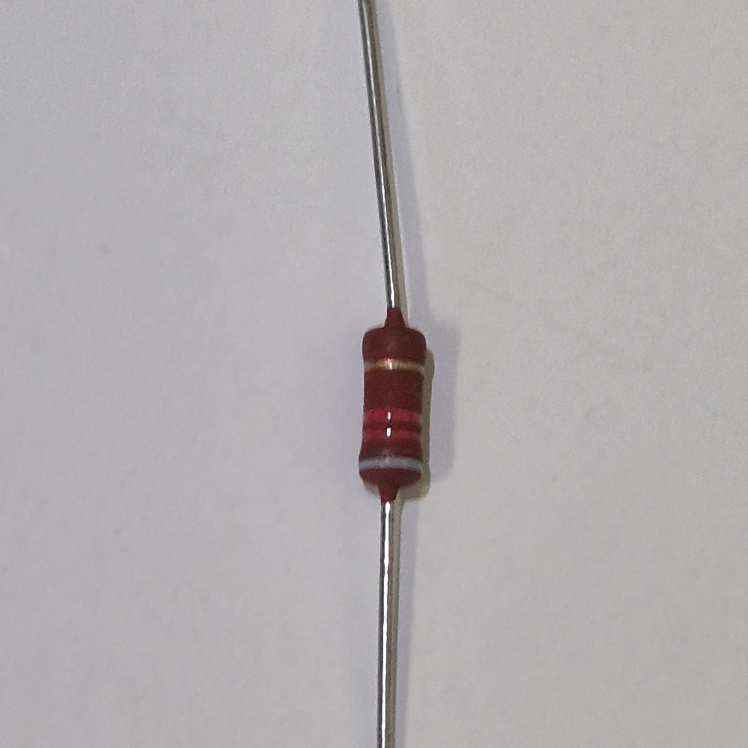
#> input picture resistance/r5/20251020_093432.jpg, 2992 x 2992 px (shown at 1/4 size)
$ python main4.py
#> lines starting #> are read from the running program, lines starting #| are printed output that depends on the picture; after the words box and inside, x2 and y2 are one past the last pixel; in counts of white or black regions, pixels touching at a corner belong together
### resistor_calculator/main.py
from math import log10, floor

# IEC 60062 color code: digits, multipliers, tolerances
DIGIT = {
    "black": 0, "brown": 1, "red": 2, "orange": 3, "yellow": 4,
    "green": 5, "blue": 6, "violet": 7, "grey": 8, "white": 9
}

MULTIPLIER = {
    "silver": 1e-2, "gold": 1e-1,
    "black": 1, "brown": 1e1, "red": 1e2, "orange": 1e3, "yellow": 1e4,
    "green": 1e5, "blue": 1e6, "violet": 1e7, "grey": 1e8, "white": 1e9
}

TOLERANCE = {
    # none means 20%
    "silver": 10.0, "gold": 5.0, "brown": 1.0, "red": 2.0, "green": 0.5,
    "blue": 0.25, "violet": 0.1, "grey": 0.05, "none": 20.0
}

# Preferred numbers (IEC 60063)
E6  = [1.0, 1.5, 2.2, 3.3, 4.7, 6.8]
E12 = [1.0, 1.2, 1.5, 1.8, 2.2, 2.7, 3.3, 3.9, 4.7, 5.6, 6.8, 8.2]
E24 = [1.0, 1.1, 1.2, 1.3, 1.5, 1.6, 1.8, 2.0, 2.2, 2.4, 2.7, 3.0,
       3.3, 3.6, 3.9, 4.3, 4.7, 5.1, 5.6, 6.2, 6.8, 7.5, 8.2, 9.1]
# E96 list (mantissas in 1–10 decade) from IEC 60063
E96 = [1.00,1.02,1.05,1.07,1.10,1.13,1.15,1.18,1.21,1.24,1.27,1.30,
       1.33,1.37,1.40,1.43,1.47,1.50,1.54,1.58,1.62,1.65,1.69,1.74,
       1.78,1.82,1.87,1.91,1.96,2.00,2.05,2.10,2.15,2.21,2.26,2.32,
       2.37,2.43,2.49,2.55,2.61,2.67,2.74,2.80,2.87,2.94,3.01,3.09,
       3.16,3.24,3.32,3.40,3.48,3.57,3.65,3.74,3.83,3.92,4.02,4.12,
       4.22,4.32,4.42,4.53,4.64,4.75,4.87,4.99,5.11,5.23,5.36,5.49,
       5.62,5.76,5.90,6.04,6.19,6.34,6.49,6.65,6.81,6.98,7.15,7.32,
       7.50,7.68,7.87,8.06,8.25,8.45,8.66,8.87,9.09,9.31,9.53,9.76]

def pick_series_by_tolerance(tol_pct):
    # Typical mapping: E6≈20%, E12≈10%, E24≈5%, E48≈2%, E96≈1%
    if tol_pct is None or tol_pct >= 20.0:
        return "E6", E6
    if tol_pct >= 10.0:
        return "E12", E12
    if tol_pct >= 5.0:
        return "E24", E24
    if tol_pct >= 2.0:
        # Use E48/E96 group; approximate with E96 for PoC
        return "E96", E96
    # <= 1% (1%, 0.5%, 0.25%, 0.1%) -> use E96 as practical default
    return "E96", E96

def normalize_mantissa(value_ohms):
    if value_ohms <= 0:
        return None, None
    decade = floor(log10(value_ohms))
    mant = value_ohms / (10 ** decade)
    # Shift to [1,10)
    if mant < 1:
        mant *= 10
        decade -= 1
    elif mant >= 10:
        mant /= 10
        decade += 1
    return mant, decade

def is_standard_value(value_ohms, series_values):
    mant, _ = normalize_mantissa(value_ohms)
    if mant is None:
        return False
    # Compare within tight epsilon to avoid FP artifacts
    for v in series_values:
        if abs(mant - v) <= 1e-6:
            return True
    return False

def parse_resistor_bands(bands):
    b = [c.strip().lower() for c in bands]
    n = len(b)
    # Determine digits, multiplier, tolerance for 3–6 bands
    if n == 3:
        d1, d2, mul = b[0:3]
        sig = [DIGIT.get(d1), DIGIT.get(d2)]
        tol = 20.0
        m = MULTIPLIER.get(mul)
    elif n == 4:
        d1, d2, mul, tol_c = b[0:4]
        sig = [DIGIT.get(d1), DIGIT.get(d2)]
        m = MULTIPLIER.get(mul)
        tol = TOLERANCE.get(tol_c, None)
    elif n == 5:
        d1, d2, d3, mul, tol_c = b[0:5]
        sig = [DIGIT.get(d1), DIGIT.get(d2), DIGIT.get(d3)]
        m = MULTIPLIER.get(mul)
        tol = TOLERANCE.get(tol_c, None)
    elif n == 6:
        # Ignore 6th band (TCR) for value computation
        d1, d2, d3, mul, tol_c, _tcr = b[0:6]
        sig = [DIGIT.get(d1), DIGIT.get(d2), DIGIT.get(d3)]
        m = MULTIPLIER.get(mul)
        tol = TOLERANCE.get(tol_c, None)
    else:
        raise ValueError("Support only 3 to 6 bands")

    if any(v is None for v in sig) or m is None:
        raise ValueError("Invalid color sequence for digits/multiplier")

    # Build numeric from significant digits
    val = 0
    for d in sig:
        val = val * 10 + d
    ohms = val * m
    return ohms, tol

def decode_resistor(bands):
    """
    Try forward orientation; verify 'standard' against E-series
    implied by tolerance; if not standard, reverse and retry.
    """
    tried = []
    for orientation, seq in [("forward", bands), ("reversed", list(reversed(bands)))]:
        try:
            ohms, tol = parse_resistor_bands(seq)
            series_name, series_vals = pick_series_by_tolerance(tol)
            standard = is_standard_value(ohms, series_vals)
            tried.append({
                "orientation": orientation,
                "ohms": ohms,
                "tolerance_pct": tol,
                "series": series_name,
                "is_standard": standard,
                "bands": seq
            })
            # Return immediately if standard found
            if standard:
                return tried[-1], tried
        except Exception:
            tried.append({
                "orientation": orientation,
                "error": True,
                "bands": seq
            })
            continue
    # If neither orientation produced a standard value, return best forward result
    # or an error if both failed
    for r in tried:
        if not r.get("error"):
            return r, tried
    return {"error": True, "reason": "Could not parse in either orientation"}, tried

# --- Examples ---
# [12 lines that do not run on import are left out]

### main4.py
import cv2
import numpy as np
import os
import math

# --- IMPORT CALCULATEUR ---
try:
    from resistor_calculator.main import decode_resistor
except ImportError:
    decode_resistor = None

# --- CONFIG ---
CROP_MARGIN_PERCENT = 0.02
DEBUG_MODE = True

# --- CALIBRAGE LAB (Spécial Corps Rouge - Sans Silver) ---
REF_COLORS_LAB = {
    "black":  (20, 128, 128),
    "white":  (240, 128, 128),

    # Gris : On cible un gris moyen/clair.
    # Tout ce qui brillait comme "Silver" tombera ici ou dans White.
    "grey":   (130, 128, 128),

    "brown":  (50, 138, 135),
    "red":    (100, 170, 150),
    "orange": (140, 160, 170),
    "yellow": (210, 130, 190),
    "gold":   (140, 135, 160),
    "green":  (80, 100, 135),
    "blue":   (50, 130, 80),
    "violet": (70, 155, 90),
}

def ensure_dir(p):
    if p and not os.path.exists(p): os.makedirs(p)

def remove_glare(img):
    hsv = cv2.cvtColor(img, cv2.COLOR_BGR2HSV)
    _, s, v = cv2.split(hsv)
    mask_glare = cv2.inRange(hsv, (0, 0, 230), (180, 20, 255))
    mask_glare = cv2.dilate(mask_glare, np.ones((3,3), np.uint8), iterations=1)
    return cv2.inpaint(img, mask_glare, 2, cv2.INPAINT_TELEA)

def get_closest_color(mean_lab):
    l, a, b = mean_lab
    # Chroma = Saturation (distance du centre gris 128,128)
    chroma = math.sqrt((a - 128)**2 + (b - 128)**2)

    # --- 1. GESTION DES NEUTRES (NOIR/GRIS/BLANC) ---
    # Si la couleur est très faible (chroma < 10), c'est un neutre.
    if chroma < 10:
        if l < 40: return "black"
        if l > 210: return "white"
        # Tout ce qui est entre les deux est gris (y compris ce qui était silver)
        return "grey"

    # --- 2. DISTANCE PONDÉRÉE ---
    min_dist = float('inf')
    best_name = "unknown"

    for name, (rl, ra, rb) in REF_COLORS_LAB.items():
        if name in ['black', 'white', 'grey']: continue

        # Poids : On privilégie la teinte (a,b)
        dist = math.sqrt(0.8*(l - rl)**2 + 2.0*(a - ra)**2 + 2.0*(b - rb)**2)

        if dist < min_dist:
            min_dist = dist
            best_name = name

    # --- 3. CORRECTIFS ---

    # FIX MARRON (Teinte Rougeâtre)
    if best_name == "brown":
        # Si c'est "Marron" mais plus jaune que rouge -> OR
        if b > a: return "gold"
        # Si c'est "Marron" mais très lumineux -> OR
        if l > 75: return "gold"
        # Si c'est "Marron" mais très saturé en rouge -> ROUGE
        if a > 155: return "red"

    # FIX OR
    if best_name == "yellow" and l < 160: return "gold"

    # FIX VIOLET/BLEU
    if best_name == "violet" and a < 140: return "blue"
    if best_name == "blue" and a > 145: return "violet"

    return best_name

def scan_resistor_bands(roi_img, out_dir=None):
    h, w = roi_img.shape[:2]

    clean = remove_glare(roi_img)
    if out_dir:
        cv2.imwrite(os.path.join(out_dir, "05b_glare_removed.png"), clean)

    smooth = cv2.bilateralFilter(clean, 5, 50, 50)
    if out_dir:
        cv2.imwrite(os.path.join(out_dir, "10_clean_smooth.png"), smooth)

    lab = cv2.cvtColor(smooth, cv2.COLOR_BGR2LAB)
    l, a, b = cv2.split(lab)

    bg_l, bg_a, bg_b = np.median(l), np.median(a), np.median(b)

    y_start, y_end = int(h * 0.2), int(h * 0.8)
    diff_signal = []

    for x in range(w):
        col_l = np.mean(l[y_start:y_end, x])
        col_a = np.mean(a[y_start:y_end, x])
        col_b = np.mean(b[y_start:y_end, x])
        d = math.sqrt(0.6*(col_l-bg_l)**2 + 1.8*(col_a-bg_a)**2 + 1.8*(col_b-bg_b)**2)
        diff_signal.append(d)

    diff_signal = np.array(diff_signal)
    if np.max(diff_signal) > 0: diff_signal /= np.max(diff_signal)

    # Seuil
    mask_bands = (diff_signal > 0.22).astype(np.uint8)
    kernel = np.ones((1, max(3, int(w * 0.02))), np.uint8)
    mask_bands = cv2.morphologyEx(mask_bands.reshape(1, -1), cv2.MORPH_CLOSE, kernel).flatten()

    bands_found = []
    in_band = False
    start_x = 0
    margin = int(w * 0.10)

    for x in range(margin, w - margin):
        val = mask_bands[x]
        if val == 1 and not in_band:
            in_band, start_x = True, x
        elif val == 0 and in_band:
            in_band = False
            width = x - start_x
            if width > w * 0.02:
                cx = start_x + width // 2
                sw = max(1, width // 3)
                roi_b = lab[y_start:y_end, cx-sw:cx+sw]
                ml, ma, mb = np.median(roi_b[:,:,0]), np.median(roi_b[:,:,1]), np.median(roi_b[:,:,2])
                c_name = get_closest_color((ml, ma, mb))
                bands_found.append({'color': c_name, 'rect': (start_x, 0, width, h)})

    vis = clean.copy()
    pts = [(x, int(h - (diff_signal[x] * h))) for x in range(w)]
    cv2.polylines(vis, [np.array(pts)], False, (0,0,255), 1)

    final_colors, final_rects = [], []
    for b in bands_found:
        x, y, bw, bh = b['rect']
        cv2.rectangle(vis, (x, 0), (x+bw, h), (0, 255, 0), 2)
        cv2.putText(vis, b['color'], (x, 15), cv2.FONT_HERSHEY_SIMPLEX, 0.4, (255, 0, 0), 1)
        final_colors.append(b['color'])
        final_rects.append(b['rect'])

    return final_colors, final_rects, vis

def keep_resistor_body(mask_bin):
    dist = cv2.distanceTransform(mask_bin, cv2.DIST_L2, 5)
    max_val = np.max(dist)
    if max_val == 0: return mask_bin
    _, core = cv2.threshold(dist, 0.3 * max_val, 255, cv2.THRESH_BINARY)
    core = core.astype(np.uint8)
    ctrs, _ = cv2.findContours(core, cv2.RETR_EXTERNAL, cv2.CHAIN_APPROX_SIMPLE)
    if not ctrs: return mask_bin
    mask_s = np.zeros_like(mask_bin)
    cv2.drawContours(mask_s, [max(ctrs, key=cv2.contourArea)], -1, 255, -1)
    return cv2.bitwise_and(cv2.dilate(mask_s, cv2.getStructuringElement(cv2.MORPH_ELLIPSE, (int(max_val), int(max_val)))), mask_bin)

def process_resistor_image(img_path, out_dir="output"):
#> called with img_path = 'resistance/r5/20251020_093432.jpg', out_dir = 'debug_out'
    ensure_dir(out_dir)
    img = cv2.imread(img_path)
#> img is the input picture: shape (2992, 2992, 3); mean B, G, R 175.5, 174.5, 177
    if img is None: return print(f"Err: {img_path}")

    h, w = img.shape[:2]
    if w > 1000: img = cv2.resize(img, (1000, int(h * (1000/w))))
#> img: shape (1000, 1000, 3)

    gray = cv2.cvtColor(img, cv2.COLOR_BGR2GRAY)
    _, th = cv2.threshold(255 - gray, 0, 255, cv2.THRESH_BINARY + cv2.THRESH_OTSU)
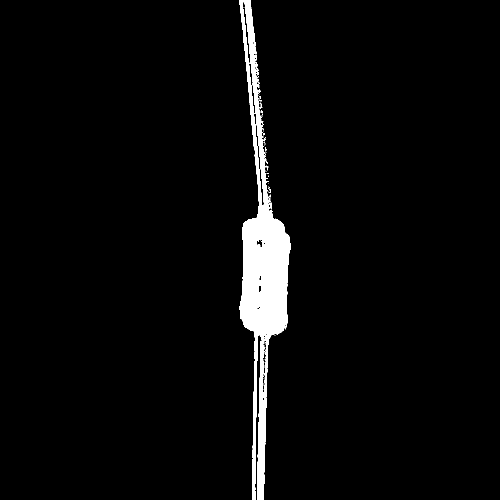
#> th: shape (1000, 1000) (shown at 1/2 size); 3.4% white; 44 white regions (42 under 20 px), largest, box (x1, y1, x2, y2) and area: (478, 0, 581, 1000) 34106, (531, 331, 537, 341) 21
    body_mask = keep_resistor_body(cv2.morphologyEx(th, cv2.MORPH_OPEN, np.ones((3,3), np.uint8)))
#> in keep_resistor_body, `max_val = np.max(dist)`: max_val = 34.98
#> in keep_resistor_body, `ctrs, _ = cv2.findContours(core, cv2.RETR_EXTERNAL, cv2.CHAIN_APPROX_S..`: ctrs = 1 contour; box (x1, y1, x2, y2) and area: (490, 422, 571, 661) 13570
    cv2.imwrite(os.path.join(out_dir, "02_body_mask.png"), body_mask)

    ctrs, _ = cv2.findContours(body_mask, cv2.RETR_EXTERNAL, cv2.CHAIN_APPROX_SIMPLE)
#> ctrs = 2 contours, 1 with area under 20; largest, box (x1, y1, x2, y2) and area: (479, 406, 581, 677) 20897
    if not ctrs: return print("No body")

    rect = cv2.minAreaRect(max(ctrs, key=cv2.contourArea))
#> rect = ((530, 541.1), (270.2, 97.23), -88.12)
    if rect[1][0] < rect[1][1]: angle = rect[2] + 90
    else: angle = rect[2]
#> angle = -88.12

    M = cv2.getRotationMatrix2D(rect[0], angle, 1.0)
#> M = [[0.0329, -0.999, 1053.3], [0.999, 0.0329, -6.4]]
    rot = cv2.warpAffine(img, M, img.shape[:2][::-1], borderValue=(255,255,255))
    rot_mask = cv2.warpAffine(body_mask, M, img.shape[:2][::-1], flags=cv2.INTER_NEAREST, borderValue=0)
#> rot_mask: shape (1000, 1000); 2.1% white; 2 white regions (1 under 20 px), largest, box (x1, y1, x2, y2) and area: (395, 492, 666, 591) 20959

    c_r = max(cv2.findContours(rot_mask, cv2.RETR_EXTERNAL, cv2.CHAIN_APPROX_SIMPLE)[0], key=cv2.contourArea)
#> c_r = contour of 255 points, box (x1, y1, x2, y2) (395, 492, 666, 591), area 20890
    x, y, wb, hb = cv2.boundingRect(c_r)
#> x = 395; y = 492; wb = 271; hb = 99
    roi = rot[y+int(hb*0.1):y+hb-int(hb*0.1), x+int(wb*CROP_MARGIN_PERCENT):x+wb-int(wb*CROP_MARGIN_PERCENT)]

    if roi.size == 0: return print("Crop failed")
    cv2.imwrite(os.path.join(out_dir, "05_roi.png"), roi)

    # print("Scanning...")
    colors, rects, vis = scan_resistor_bands(roi, out_dir)
#> in remove_glare, `_, s, v = cv2.split(hsv)`:
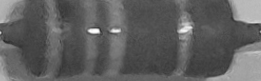
#> v: shape (81, 261); min 44, max 255, mean 95.9
#> in remove_glare, `mask_glare = cv2.dilate(mask_glare, np.ones((3,3), np.uint8), iteratio..`:
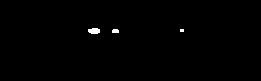
#> mask_glare: shape (81, 261); 0.46% white; 3 white regions (1 under 20 px), largest, box (x1, y1, x2, y2) and area: (88, 28, 100, 34) 60, (112, 29, 119, 33) 26
#> in scan_resistor_bands, `l, a, b = cv2.split(lab)`:
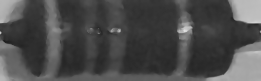
#> l: shape (81, 261); min 29, max 224, mean 75.8
#> in scan_resistor_bands, `l, a, b = cv2.split(lab)`:
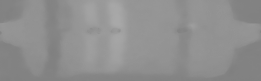
#> a: shape (81, 261); min 127, max 168, mean 143.3
#> in scan_resistor_bands, `bg_l, bg_a, bg_b = np.median(l), np.median(a), np.median(b)`: bg_l = 58; bg_a = 145; bg_b = 137
#> the loop in scan_resistor_bands, `for x in range(w):` made 261 passes
#> (col_l, col_a, col_b, d) on passes 1 to 3: (121.7, 135.3, 131.1, 51.63), (113.9, 136.1, 131.5, 45.48), (109, 136.9, 132, 41.5)
#> after the loop in scan_resistor_bands, `for x in range(w):`: diff_signal = 261 values, max 60.3 at index 260, min 1.78 at index 69, mean 17.21
#> in scan_resistor_bands, `if np.max(diff_signal) > 0: diff_signal /= np.max(diff_signal)`: diff_signal = 261 values, max 1 at index 260, min 0.0295 at index 69, mean 0.285
#> in scan_resistor_bands, `mask_bands = (diff_signal > 0.22).astype(np.uint8)`: mask_bands = 261 values, max 1 at index 0, min 0 at index 17, mean 0.387
#> the loop in scan_resistor_bands, `for x in range(margin, w - margin):` made 209 passes
#> (val, ml, ma, mb, l in get_closest_color, a in get_closest_color, b in get_closest_color, chroma in get_closest_color) on pass 37: (0, 112, 132, 126, 112, 132, 126, 4.47)
#> after the loop in scan_resistor_bands, `for x in range(margin, w - margin):`: bands_found = 4 items; cx = 185; in_band = True; ma = 138; mb = 143; ml = 107.5; start_x = 234; sw = 4; width = 14
#> in scan_resistor_bands, `pts = [(x, int(h - (diff_signal[x] * h))) for x in range(w)]`: pts = 261 pairs, first value 0 to 260, second value 0 to 78
#> in scan_resistor_bands, `cv2.polylines(vis, [np.array(pts)], False, (0,0,255), 1)`:
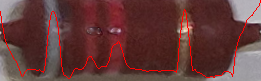
#> vis: shape (81, 261, 3); mean B, G, R 57.9, 59.2, 99.7
#> the loop in scan_resistor_bands, `for b in bands_found:` made 4 passes
#> (b, x, bw) on passes 1 to 4: ({'color': 'grey', 'rect': (46, 0, 16, 81)}, 46, 16), ({'color': 'red', 'rect': (86, 0, 9, 81)}, 86, 9), ({'color': 'red', 'rect': (108, 0, 18, 81)}, 108, 18), ({'color': 'gold', 'rect': (178, 0, 14, 81)}, 178, 14)
#> after the loop in scan_resistor_bands, `for b in bands_found:`:
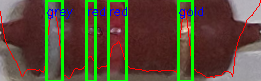
#> vis: shape (81, 261, 3); 10.77% of pixels changed, all inside (x1, y1, x2, y2) = (45, 0, 203, 81)
#> after the loop in scan_resistor_bands, `for b in bands_found:`: final_colors = ['grey', 'red', 'red', 'gold']; final_rects = [(46, 0, 16, 81), (86, 0, 9, 81), (108, 0, 18, 81), (178, 0, 14, 81)]
#> colors = ['grey', 'red', 'red', 'gold']; rects has the same summary as final_rects in scan_resistor_bands
    cv2.imwrite(os.path.join(out_dir, "06_result.png"), vis)
    # print(f"Colors: {colors}")

    if decode_resistor and len(colors) >= 3:
        # print("\n--- CALCULATEUR ---")
        best_match, history = decode_resistor(colors)
#> the loop in decode_resistor, `for orientation, seq in [("forward", bands), ("reversed", list(reverse..` made 1 pass
#> (orientation, seq, b in parse_resistor_bands, n in parse_resistor_bands, d1 in parse_resistor_bands, d2 in parse_resistor_bands, mul in parse_resistor_bands, tol_c in parse_resistor_bands) on pass 1: ('forward', ['grey', 'red', 'red', 'gold'], ['grey', 'red', 'red', 'gold'], 4, 'grey', 'red', 'red', 'gold')
#> after the loop in decode_resistor, `for orientation, seq in [("forward", bands), ("reversed", list(reverse..`: tried = 1 item
#> best_match = {'orientation': 'forward', 'ohms': 8200, 'tolerance_pct': 5, 'series': 'E24', 'is_standard': True, 'bands': ['grey', 'red', 'red', 'gold']}; history = 1 item
        if not best_match.get("error"):
            # print(f"Résistance: {best_match['ohms']} Ohms")
            # print(f"Tolérance: {best_match['tolerance_pct']}%")
            return {
                "resistance": best_match["ohms"],
                "unit": "Ω",
                "tolerance": f"±{best_match['tolerance_pct']}%",
                "colors": colors
            }
        else:
            # print("Erreur décodage:", best_match.get("reason"))
            rev_colors = list(reversed(colors))
            match2, _ = decode_resistor(rev_colors)
            if not match2.get("error"):
                # print(f" -> (Sens Inverse) {match2['ohms']} Ohms")
                return {
                    "resistance": match2["ohms"],
                    "unit": "Ω",
                    "tolerance": f"±{match2['tolerance_pct']}%",
                    "colors": colors
                }
    else:
        # print("Pas assez de bandes ou calculateur absent.")
        return "errors"

if __name__ == "__main__":
    print(process_resistor_image("resistance/r5/20251020_093432.jpg", "debug_out"))
